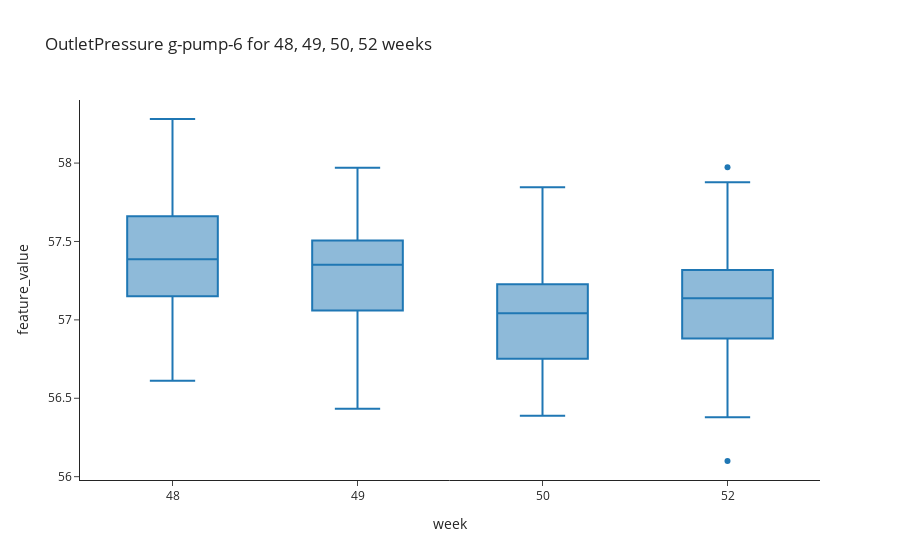

Notebook cell for this chart:
### Markdown cell above
## Outlet Pressure

### Code cell
%%skip $skip_baseline_save
week_numbers =  week_numbers_outletPressure # Week numbers as List 

mu_outletpressure, sigma_outletpressure = get_baselining_variables_azure(df_data, variable_name = OUTLET_PRESSURE,
                                                                         asset_id = asset_id,
                                                                         lst_filter_values = week_numbers, 
                                                                         filter_column_name = "week",
                                                                         select_column_name= 'feature_value',
                                                                         filter_metric = "AvgValue")
print(mu_outletpressure, sigma_outletpressure)

show_baselining_plot_azure(df_data, duration = week_numbers, asset_name= asset_name, variable_name= OUTLET_PRESSURE,
                           plot_type = "box")

### Figure 1 — Plotly figure (JSON) as saved in the notebook; plotly's stock layout.template omitted (floating-point values rounded to 4 significant figures; data arrays with more than 128 entries replaced by an {"elided": "..."} marker saying what was removed)
{"data": [{"alignmentgroup": "True", "hoverlabel": {"namelength": 0}, "hovertemplate": "week=%{x}<br>feature_value=%{y}", "legendgroup": "", "marker": {"color": "#1F77B4"}, "name": "", "notched": false, "offsetgroup": "", "orientation": "v", "showlegend": false, "type": "box", "x": {"elided": "424 int values"}, "x0": " ", "xaxis": "x", "y": {"elided": "424 float values"}, "y0": " ", "yaxis": "y"}], "layout": {"boxmode": "group", "legend": {"tracegroupgap": 0}, "title": {"text": "OutletPressure g-pump-6 for 48, 49, 50, 52 weeks "}, "xaxis": {"anchor": "y", "domain": [0, 1], "title": {"text": "week"}, "type": "category"}, "yaxis": {"anchor": "x", "domain": [0, 1], "title": {"text": "feature_value"}}}}
